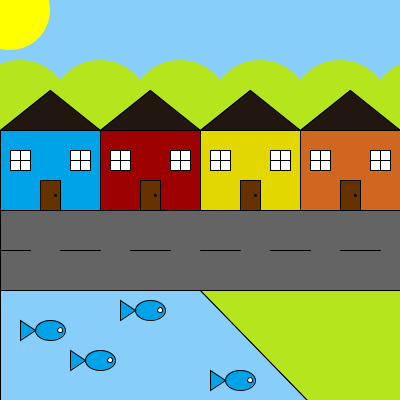
Frame 1 (no input)
Frame 60 (the mouse pressed at the canvas centre just before this capture): identical to frame 1, image omitted
Frame 120 (the mouse held since frame 60 and released just before this capture): identical to frame 1, image omitted

The Processing sketch that drew this single still picture (run headless with seeded random() and noise(); from frame 60 on, the mouse is pressed at the canvas centre):

// Processing sketch: praticar04
// ── praticar04.pde
void setup() {
  size(400, 400);
}

void draw() {
  background(135, 206, 250); // Define o céu como azul claro
  // Montanhas
  fill(181, 230, 29);
  noStroke(); // Remove o traço
  for(int x = 0; x < 6; x++) {
    ellipse(20 + (x * 80), 110, 100, 100);
  }
  fill(255, 255, 0);
  ellipse(10, 10, 80, 80);

  // Desenha quatro casas
  desenharCasa(0, color(0, 162, 232)); // Casa 1
  desenharCasa(100, color(158, 1, 1)); // Casa 2
  desenharCasa(200, color(227, 215, 0)); // Casa 3
  desenharCasa(300, color(207, 103, 32)); // Casa 4
  
  // Rua
  fill(100);
  rect(0, 210, width, height - 320);
  line(0, 250, 30, 250);
  line(100, 250, 60, 250);
  line(170, 250, 130, 250);
  line(240, 250, 200, 250);
  line(310, 250, 270, 250);
  line(380, 250, 340, 250);
  
  // Lago
  fill(135, 206, 250);
  quad(0, 290, width/2, 290, width/1.3, height, 0, height);
  
  // Peixes
  desenharPeixe(50, 330, 0, 162, 232);
  desenharPeixe(100, 360, 0, 162, 232);
  desenharPeixe(150, 310, 0, 162, 232);
  desenharPeixe(240, 380, 0, 162, 232);

  // Grama
  fill(181, 230, 29);
  quad(width/2, 290, width, 290, height, height, width/1.3, height);
  save("praticar04.png");
}

void desenharCasa(int x, color cor) {
  // Base
  stroke(0);
  fill(cor);
  rect(x, 130, 100, 80); // x, y, width, height
  
  // Telhado
  fill(33, 22, 16);
  triangle(x, 130, x + 50, 90, x + 100, 130);
  
  // Porta
  fill(102, 51, 0);
  rect(x + 40, 180, 20, 30);
  
  // Janela    
  fill(255); // Branco
  rect(x + 10, 150, 20, 20); // Janela 1
  rect(x + 70, 150, 20, 20); // Janela 2
  // Desenha os mini quadrados da cruz na janela
  line(x + 10, 160, x + 30, 160); // Linha horizontal
  line((x + 10) + (20 / 2), 150, (x + 10) + (20 / 2), 150 + 20); // Linha vertical
  
  line(x + 70, 160, x + 90, 160); // Linha horizontal
  line((x + 70) + (20 / 2), 150, (x + 70) + (20 / 2), 150 + 20); // Linha vertical
  
  // Fechadura
  fill(0); // Preto
  ellipse(x + 55, 195, 2, 2); // Desenha a fechadura redonda
}

void desenharPeixe(float x, float y, int r, int g, int b) {
  // Corpo do peixe
  fill(r, g, b);
  ellipse(x, y, 30, 20);
  
  // Cauda do peixe
  triangle(x - 15, y, x - 30, y - 10, x - 30, y + 10);
  
  // Olho do peixe
  fill(255);
  ellipse(x + 10, y, 5, 5);
}
